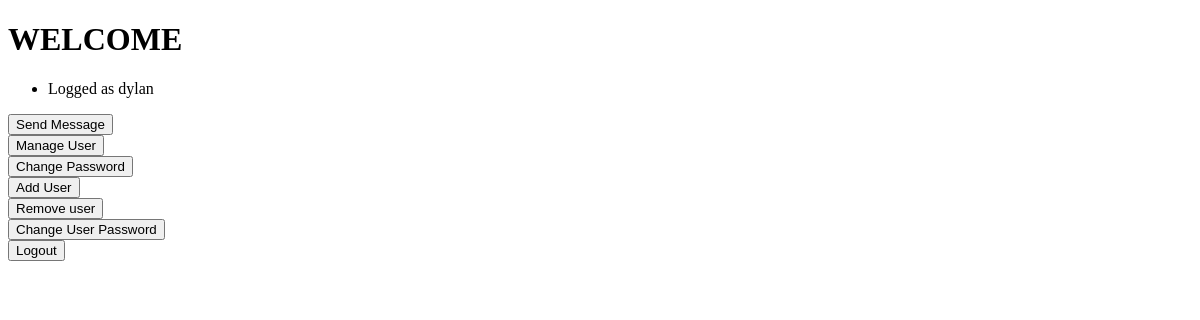
Page /index.php (signed in) on the earlier database version.
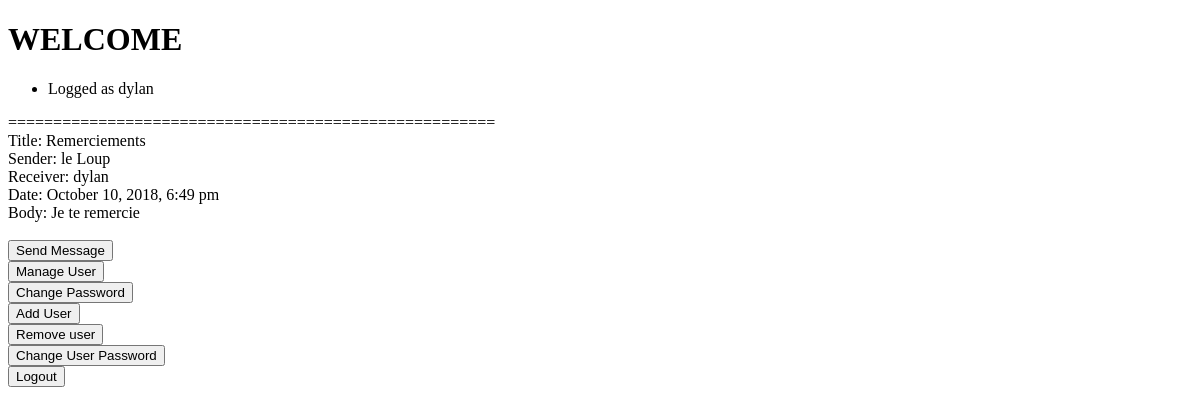
Same page on the later database version.
### tables this page shows
CREATE TABLE "messages" (
	`id`	INTEGER PRIMARY KEY AUTOINCREMENT,
	`title`	TEXT,
	`body`	TEXT,
	`sender`	TEXT,
	`receiver`	TEXT,
	`datetime`	TEXT
);

### html/index.php (the view, shortened to what this page needs)
<!DOCTYPE HTML>
<html>
<head>
</head>
<body>
<h1>
	WELCOME
</h1>
<ul>
  <li>Logged as <?php session_start(); echo $_SESSION['username']?></li>
</ul>
<?php
    try {
  	   $file_db = new PDO('sqlite:/usr/share/nginx/databases/database.sqlite');
  	   $file_db->setAttribute(PDO::ATTR_ERRMODE, PDO::ERRMODE_EXCEPTION);
		$username = $_SESSION['username'];
		$result =  $file_db->query("SELECT * FROM messages WHERE receiver = '$username';");
		foreach($result as $row) {
			echo "======================================================";
			echo "<br/>";
			echo "Title: " . $row['title'] . "<br/>";
			echo "Sender: " . $row['sender'] . "<br/>";
			echo "Receiver: " . $row['receiver'] . "<br/>";
			echo "Date: " . $row['datetime'] . "<br/>";
			echo "Body: " . $row['body'] . "<br/>";
			echo "<br/>";
		}
     } catch(PDOException $e) {
       echo $e->getMessage();
     }
?>
<form method="post" action="<?php echo htmlspecialchars("messages.php");?>">
	<button type="submit" class="btn btn-primary">Send Message</button>
</form>
<form method="post" action="<?php echo htmlspecialchars("manageuser.php");?>">
	<button type="submit" class="btn btn-primary">Manage User</button>
</form>
<form method="post" action="<?php echo htmlspecialchars("password.php");?>">
	<button type="submit" class="btn btn-primary">Change Password</button>
</form>
<form method="post" action="<?php echo htmlspecialchars("adduser.php");?>">
	<button type="submit" class="btn btn-primary">Add User</button>
</form>
<form method="post" action="<?php echo htmlspecialchars("removeuser.php");?>">
	<button type="submit" class="btn btn-primary">Remove user</button>
</form>
<form method="post" action="<?php echo htmlspecialchars("passworduser.php");?>">
	<button type="submit" class="btn btn-primary">Change User Password</button>
</form>
<form method="post" action="<?php echo htmlspecialchars("logout.php");?>">
	<button type="submit" class="btn btn-primary">Logout</button>
</form>
</body>
</html>

Differences in the rows shown:
added messages: title "Remerciements", sender "le Loup", receiver "dylan", datetime "October 10, 2018, 6:49 pm", body "Je te remercie"
